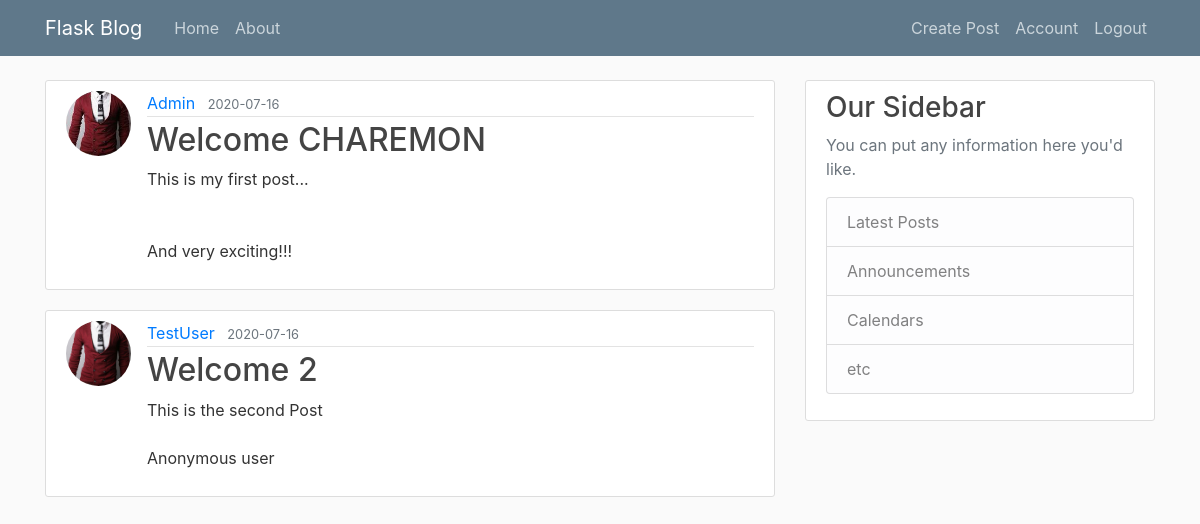
Screenshot of / (signed in) with the database file from the repository.
### src/models.py (models this page shows, shortened)
class Post(db.Model):
    id = db.Column(db.Integer, primary_key=True)
    title = db.Column(db.String(100), nullable=False)
    date_posted = db.Column(db.DateTime, nullable=False, default=datetime.utcnow)
    content = db.Column(db.Text, nullable=False)
    user_id = db.Column(db.Integer, db.ForeignKey('user.id'), nullable=False)

class User(db.Model, UserMixin):
    id = db.Column(db.Integer, primary_key=True)
    username = db.Column(db.String(20), unique=True, nullable=False)
    email = db.Column(db.String(120), unique=True, nullable=False)
    image_file = db.Column(db.String(20), nullable=False, default='default.jpg')
    password = db.Column(db.String(60), nullable=False)
    post = db.relationship('Post', backref='author', lazy=True)

### src/routes.py (the view)
@app.route('/')
def home():
    posts = Post.query.all()
    return render_template('home.html', posts=posts)

### src/models.py (called while the page is built)
@login_manager.user_loader
def load_user(user_id):
    return User.query.get(int(user_id))

### src/templates/home.html
{% extends 'layout.html' %}
{% block content %}
    {% for post in posts %}
    <article class="media content-section">
        <img src="{{url_for('static', filename='profile_pics/' + post.author.image_file)}}" alt="" class="rounded-circle article-img">
        <div class="media-body">
            <div class="article-metadata">
            <a class="mr-2" href="#">{{ post.author.username }}</a>
            <small class="text-muted">{{ post.date_posted.strftime('%Y-%m-%d')}}</small>
            </div>
            <h2><a class="article-title" href="#">{{ post.title }}</a></h2>
            <p class="article-content">{{ post.content }}</p>
        </div>
    </article>
    {% endfor %}
{% endblock content %}

### src/static/main.css (style rules this page uses)
body { background: #fafafa; color: #333333; margin-top: 5rem; }
h1, h2, h3, h4, h5, h6 { color: #444444; }
.content-section { background: #ffffff; padding: 10px 20px; border: 1px solid #dddddd; border-radius: 3px; margin-bottom: 20px; }
.article-title { color: #444444; }
.article-content { white-space: pre-line; }
.article-img { height: 65px; width: 65px; margin-right: 16px; }
.article-metadata { padding-bottom: 1px; margin-bottom: 4px; border-bottom: 1px solid #e3e3e3 }

### rows the page displays
Post: image_file (picture), author.username "Admin", date_posted "2020-07-16", title "Welcome CHAREMON", content "This is my first post... And very exciting!!!"
Post: image_file (placeholder picture), author.username "TestUser", date_posted "2020-07-16", title "Welcome 2", content "This is the second Post Anonymous user"
